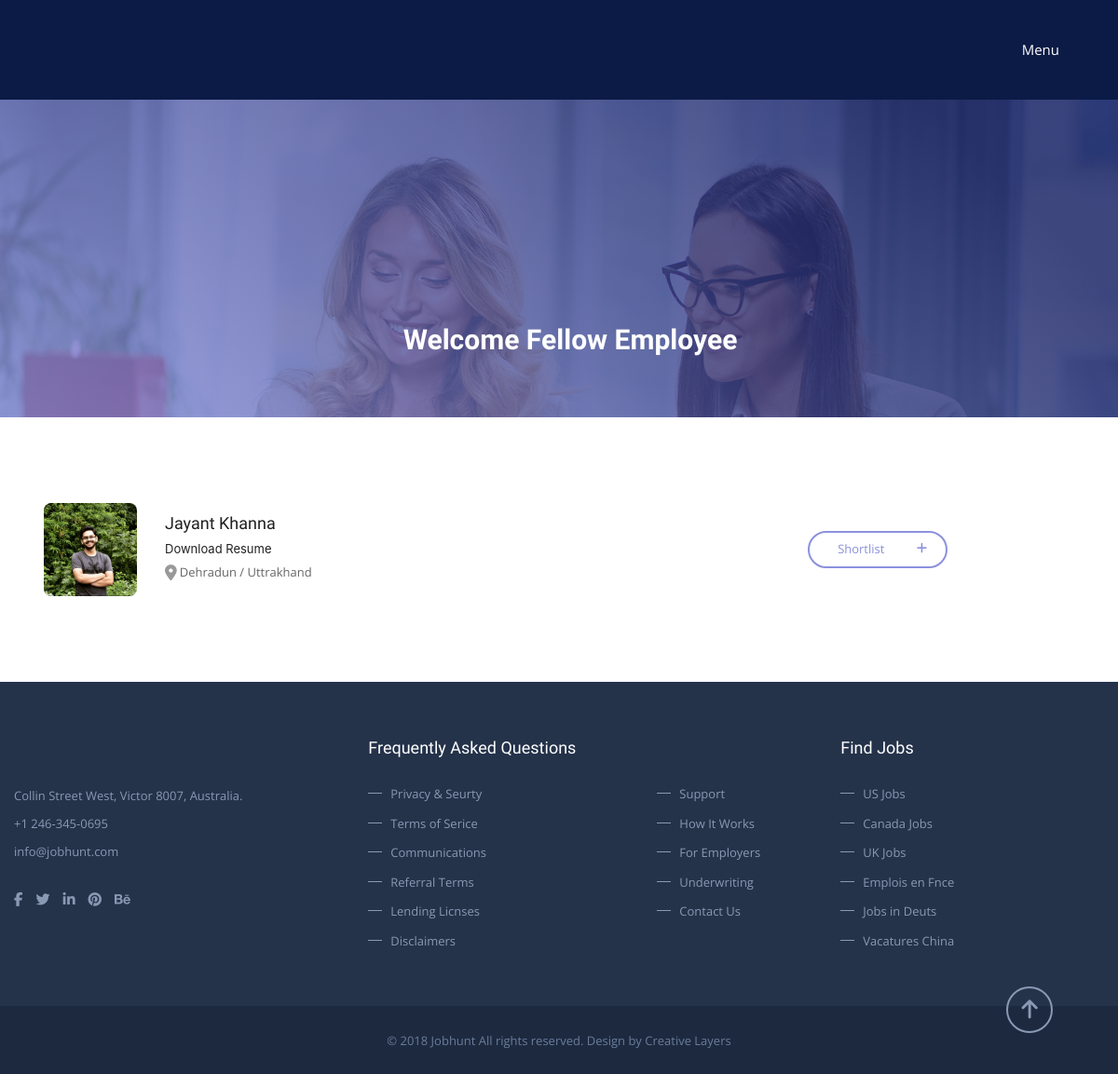
/candidates, run on an earlier commit of the app's database.
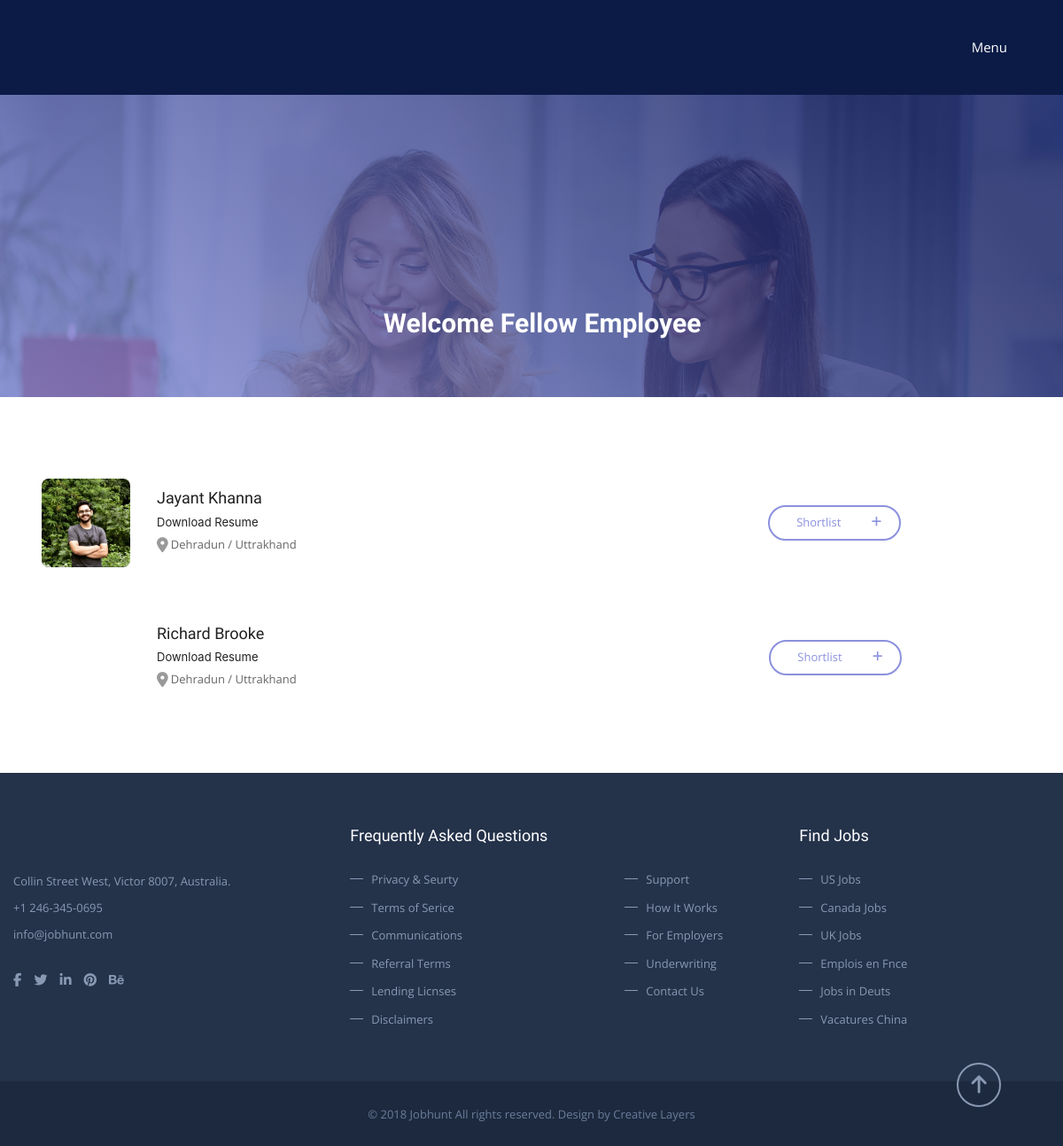
And on a later commit of the database.
### aviate_app/models.py (models this page shows)
class JobApplication(models.Model):
    jobname = models.CharField(max_length=100)
    jobid = models.CharField(max_length=100)
    name_of_applicant = models.CharField(max_length=100)
    email = models.CharField(max_length=100)
    phone = models.CharField(max_length=100)
    resume = models.CharField(max_length=100)
    cover_letter = models.CharField(max_length=100)
    applicant_city = models.CharField(max_length=100)
    applicant_state = models.CharField(max_length=100)
    applicant_country = models.CharField(max_length=100)
    candidate_image = models.CharField(max_length=100)
    applicant_experience = models.CharField(max_length=100)
    gender = models.CharField(max_length=100)
    candidate_qual = models.CharField(max_length=100)
    dob = models.CharField(max_length=100)
    skills = models.CharField(max_length=100)

### aviate_app/views.py (the view)
# urls.py: path('candidates',views.candidates,name='candidates'),
def candidates(request):
    return render(request,'candidates.html',{'candidates':JobApplication.objects.all()})

### aviate_app/templates/candidates.html (shortened to what the changed rows need)
{%load static%}
<!DOCTYPE html>
<html>
    <head>
        <link rel="stylesheet" type="text/css" href="{% static 'css/bootstrap-grid.css' %}" />
        <link rel="stylesheet" href="{% static 'css/icons.css' %}">
        <link rel="stylesheet" href="{% static 'css/animate.min.css' %}">
        <link rel="stylesheet" type="text/css" href="{% static 'css/style.css' %}" />
        <link rel="stylesheet" type="text/css" href="{% static 'css/responsive.css' %}" />
        <link rel="stylesheet" type="text/css" href="{% static 'css/chosen.css' %}" />
        <link rel="stylesheet" type="text/css" href="{% static 'css/colors.css' %}" />
        <link rel="stylesheet" type="text/css" href="{% static 'css/bootstrap.css' %}" />
        <link rel="stylesheet" href="https://maxcdn.bootstrapcdn.com/font-awesome/4.5.0/css/font-awesome.min.css" />
        <link rel="stylesheet" href="https://cdnjs.cloudflare.com/ajax/libs/font-awesome/4.7.0/css/font-awesome.min.css">
    </head>
<body>
<div class="theme-layout" id="scrollup">
	<section>
		<div class="block remove-bottom">
			<div class="container">
				 <div class="row no-gape">
				 	<div class="col-lg-9 column">
				 		<div class="emply-resume-sec">
                            {% for x in candidates %}
				 			<div style="cursor: pointer;" class="emply-resume-list square" onclick="window.open('opensinglecandidate?candidateid={{x.id}}','_self')">
				 				<div class="emply-resume-thumb">
				 					<img src="{{x.candidate_image}}" alt="" />
				 				</div>
				 				<div class="emply-resume-info">
				 					<h3><a href="#" title="">{{x.name_of_applicant}}</a></h3>
				 					<span><a href="{{x.resume}}" target="_blank">Download Resume</a></span>
				 					<p><i class="fa fa-map-marker"></i>{{x.applicant_city}} / {{x.applicant_state}}</p>
				 				</div>
				 				<div class="shortlists">
				 					<a href="shortlist?candidateid={{x.id}}" title="">Shortlist <i class="fa fa-plus"></i></a>
				 				</div>
				 			</div>
				 			{%endfor%}
				 		</div>
					</div>
				 </div>
			</div>
		</div>
	</section>
</div>
</body>
</html>

What changed in the data, as far as the page shows it:
added JobApplication: name_of_applicant "Richard Brooke", applicant_city "Dehradun", applicant_state "Uttrakhand"
